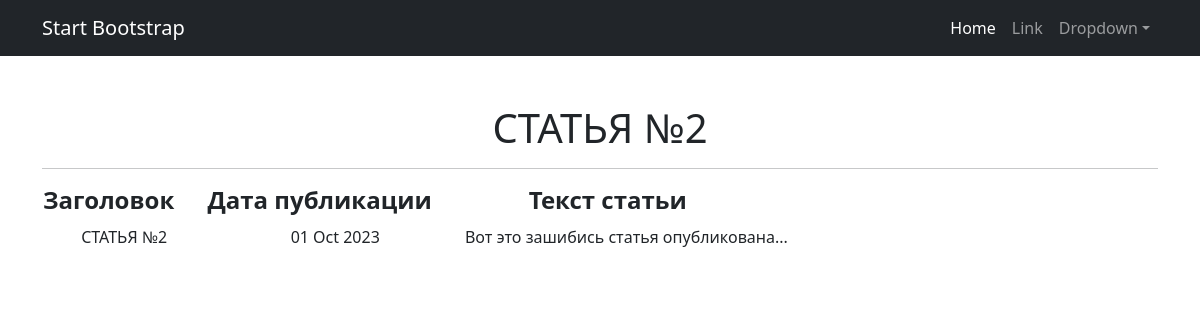
/posts/7, run on the app's committed database.
### news/models.py (models this page shows, shortened)
class Post(models.Model):
    objects = None
    POST_TYPES = [
        ('ARTICLE', 'СТАТЬЯ'),
        ('NEWS', 'НОВОСТЬ'),
    ]
    author = models.ForeignKey(Author, on_delete=models.CASCADE, related_name='posts')
    post_type = models.CharField(max_length=10, choices=POST_TYPES)
    created_date = models.DateTimeField(auto_now_add=True)
    categories = models.ManyToManyField(Category, through='PostCategory')
    title = models.CharField(max_length=255, unique=True)
    text = models.TextField()
    rating = models.IntegerField(default=0)

### news/views.py (the view)
# urls.py: path('<int:pk>', NewsDetail.as_view()),
class NewsDetail(DetailView):
    model = Post
    template_name = 'post.html'  # Используем шаблон default.html
    context_object_name = 'post'

### templates/post.html (shortened to what this page needs)
{% extends 'flatpages/default.html' %}
{% block content %}
<h1>{{ post.title }}</h1>
   <hr>
 {% if post %}
       <table>
           <tr>
               <td> <h4><strong>Заголовок&nbsp;&nbsp;&nbsp;&nbsp;&nbsp;</strong></h4> </td>
               <td> <h4><strong>Дата публикации&nbsp;&nbsp;&nbsp;&nbsp;&nbsp;</strong></h4> </td>
               <td> <h4><strong>Текст статьи&nbsp;&nbsp;&nbsp;&nbsp;&nbsp;&nbsp;</strong></h4> </td>
           </tr>
           <tr>
               <td> {{ post.title }} </td>
               <td> {{ post.created_date|date:'d M Y' }} </td>
               <td> {{ post.text }} </td>
           </tr>
       </table>
{% else %}
       <h2>ТАКОЙ СТАТЬИ НЕТ!</h2>
{% endif %}
{% endblock content %}

### data on the page
Post: title "СТАТЬЯ №2", created_date "01 Oct 2023", text "Вот это зашибись статья опубликована..."
